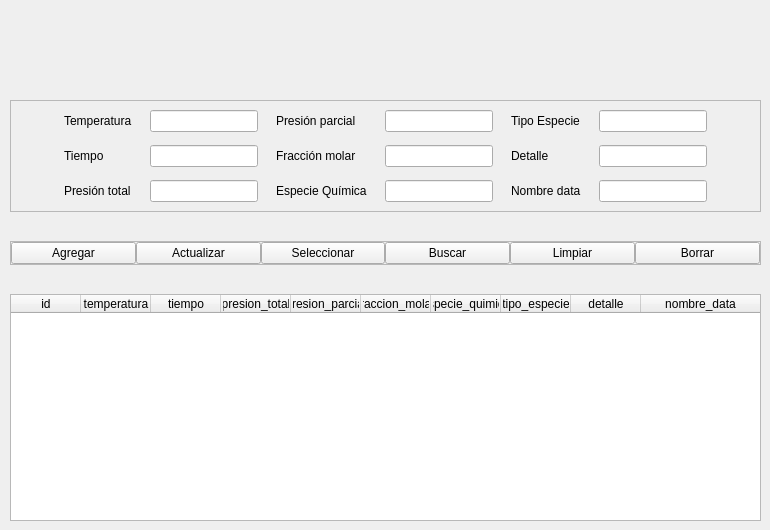
            <widget class="QWidget" name="tab_2">
             <attribute name="title">
              <string>Condiciones Iniciales</string>
             </attribute>
             <widget class="QWidget" name="layoutWidget_2">
              <property name="geometry">
               <rect>
                <x>10</x>
                <y>60</y>
                <width>751</width>
                <height>461</height>
               </rect>
              </property>
              <layout class="QVBoxLayout" name="verticalLayout_9">
               <item>
                <layout class="QVBoxLayout" name="verticalLayout_10">
                 <item>
                  <spacer name="verticalSpacer_10">
                   <property name="orientation">
                    <enum>Qt::Vertical</enum>
                   </property>
                   <property name="sizeHint" stdset="0">
                    <size>
                     <width>20</width>
                     <height>40</height>
                    </size>
                   </property>
                  </spacer>
                 </item>
                 <item>
                  <widget class="QFrame" name="datos_frame_2">
                   <property name="frameShape">
                    <enum>QFrame::StyledPanel</enum>
                   </property>
                   <property name="frameShadow">
                    <enum>QFrame::Raised</enum>
                   </property>
                   <layout class="QHBoxLayout" name="horizontalLayout_17">
                    <item>
                     <spacer name="horizontalSpacer_18">
                      <property name="orientation">
                       <enum>Qt::Horizontal</enum>
                      </property>
                      <property name="sizeHint" stdset="0">
                       <size>
                        <width>40</width>
                        <height>20</height>
                       </size>
                      </property>
                     </spacer>
                    </item>
                    <item>
                     <layout class="QHBoxLayout" name="horizontalLayout_18">
                      <property name="spacing">
                       <number>0</number>
                      </property>
                      <item>
                       <layout class="QVBoxLayout" name="verticalLayout_14">
                        <property name="spacing">
                         <number>0</number>
                        </property>
                        <item>
                         <layout class="QHBoxLayout" name="horizontalLayout_19">
                          <property name="spacing">
                           <number>0</number>
                          </property>
                          <item>
                           <widget class="QLabel" name="label_12">
                            <property name="text">
                             <string>Temperatura</string>
                            </property>
                           </widget>
                          </item>
                          <item>
                           <spacer name="horizontalSpacer_19">
                            <property name="orientation">
                             <enum>Qt::Horizontal</enum>
                            </property>
                            <property name="sizeHint" stdset="0">
                             <size>
                              <width>18</width>
                              <height>20</height>
                             </size>
                            </property>
                           </spacer>
                          </item>
                          <item>
                           <widget class="QLineEdit" name="temperatura_ci_edit"/>
                          </item>
                         </layout>
                        </item>
                        <item>
                         <spacer name="verticalSpacer_11">
                          <property name="orientation">
                           <enum>Qt::Vertical</enum>
                          </property>
                          <property name="sizeHint" stdset="0">
                           <size>
                            <width>20</width>
                            <height>13</height>
                           </size>
                          </property>
                         </spacer>
                        </item>
                        <item>
                         <layout class="QHBoxLayout" name="horizontalLayout_20">
                          <property name="spacing">
                           <number>0</number>
                          </property>
                          <item>
                           <widget class="QLabel" name="label_11">
                            <property name="text">
                             <string>Tiempo</string>
                            </property>
                           </widget>
                          </item>
                          <item>
                           <spacer name="horizontalSpacer_20">
                            <property name="orientation">
                             <enum>Qt::Horizontal</enum>
                            </property>
                            <property name="sizeHint" stdset="0">
                             <size>
                              <width>18</width>
                              <height>20</height>
                             </size>
                            </property>
                           </spacer>
                          </item>
                          <item>
                           <widget class="QLineEdit" name="tiempo_ci_edit"/>
                          </item>
                         </layout>
                        </item>
                        <item>
                         <spacer name="verticalSpacer_12">
                          <property name="orientation">
                           <enum>Qt::Vertical</enum>
                          </property>
                          <property name="sizeHint" stdset="0">
                           <size>
                            <width>20</width>
                            <height>13</height>
                           </size>
                          </property>
                         </spacer>
                        </item>
                        <item>
                         <layout class="QHBoxLayout" name="horizontalLayout_21">
                          <property name="spacing">
                           <number>0</number>
                          </property>
                          <item>
                           <widget class="QLabel" name="label_14">
                            <property name="text">
                             <string>Presión total</string>
                            </property>
                           </widget>
                          </item>
                          <item>
                           <spacer name="horizontalSpacer_30">
                            <property name="orientation">
                             <enum>Qt::Horizontal</enum>
                            </property>
                            <property name="sizeHint" stdset="0">
                             <size>
                              <width>18</width>
                              <height>20</height>
                             </size>
                            </property>
                           </spacer>
                          </item>
                          <item>
                           <widget class="QLineEdit" name="presion_total_ci_edit"/>
                          </item>
                         </layout>
                        </item>
                       </layout>
                      </item>
                      <item>
                       <spacer name="horizontalSpacer_31">
                        <property name="orientation">
                         <enum>Qt::Horizontal</enum>
                        </property>
                        <property name="sizeHint" stdset="0">
                         <size>
                          <width>18</width>
                          <height>20</height>
                         </size>
                        </property>
                       </spacer>
                      </item>
                      <item>
                       <layout class="QVBoxLayout" name="verticalLayout_15">
                        <property name="spacing">
                         <number>0</number>
                        </property>
                        <item>
                         <layout class="QHBoxLayout" name="horizontalLayout_30">
                          <property name="spacing">
                           <number>0</number>
                          </property>
                          <item>
                           <widget class="QLabel" name="label_15">
                            <property name="text">
                             <string>Presión parcial</string>
                            </property>
                           </widget>
                          </item>
                          <item>
                           <spacer name="horizontalSpacer_32">
                            <property name="orientation">
                             <enum>Qt::Horizontal</enum>
                            </property>
                            <property name="sizeHint" stdset="0">
                             <size>
                              <width>18</width>
                              <height>20</height>
                             </size>
                            </property>
                           </spacer>
                          </item>
                          <item>
                           <widget class="QLineEdit" name="presion_parcial_ci_edit"/>
                          </item>
                         </layout>
                        </item>
                        <item>
                         <spacer name="verticalSpacer_13">
                          <property name="orientation">
                           <enum>Qt::Vertical</enum>
                          </property>
                          <property name="sizeHint" stdset="0">
                           <size>
                            <width>20</width>
                            <height>13</height>
                           </size>
                          </property>
                         </spacer>
                        </item>
                        <item>
                         <layout class="QHBoxLayout" name="horizontalLayout_31">
                          <property name="spacing">
                           <number>0</number>
                          </property>
                          <item>
                           <widget class="QLabel" name="label_16">
                            <property name="text">
                             <string>Fracción molar</string>
                            </property>
                           </widget>
                          </item>
                          <item>
                           <spacer name="horizontalSpacer_33">
                            <property name="orientation">
                             <enum>Qt::Horizontal</enum>
                            </property>
                            <property name="sizeHint" stdset="0">
                             <size>
                              <width>18</width>
                              <height>20</height>
                             </size>
                            </property>
                           </spacer>
                          </item>
                          <item>
                           <widget class="QLineEdit" name="fraccion_molar_ci_edit"/>
                          </item>
                         </layout>
                        </item>
                        <item>
                         <spacer name="verticalSpacer_17">
                          <property name="orientation">
                           <enum>Qt::Vertical</enum>
                          </property>
                          <property name="sizeHint" stdset="0">
                           <size>
                            <width>20</width>
                            <height>13</height>
                           </size>
                          </property>
                         </spacer>
                        </item>
                        <item>
                         <layout class="QHBoxLayout" name="horizontalLayout_32">
                          <property name="spacing">
                           <number>0</number>
                          </property>
                          <item>
                           <widget class="QLabel" name="label_19">
                            <property name="text">
                             <string>Especie Química</string>
                            </property>
                           </widget>
                          </item>
                          <item>
                           <spacer name="horizontalSpacer_34">
                            <property name="orientation">
                             <enum>Qt::Horizontal</enum>
                            </property>
                            <property name="sizeHint" stdset="0">
                             <size>
                              <width>18</width>
                              <height>20</height>
                             </size>
                            </property>
                           </spacer>
                          </item>
                          <item>
                           <widget class="QLineEdit" name="especie_quimica_ci_edit"/>
                          </item>
                         </layout>
                        </item>
                       </layout>
                      </item>
                      <item>
                       <spacer name="horizontalSpacer_35">
                        <property name="orientation">
                         <enum>Qt::Horizontal</enum>
                        </property>
                        <property name="sizeHint" stdset="0">
                         <size>
                          <width>18</width>
                          <height>20</height>
                         </size>
                        </property>
                       </spacer>
                      </item>
                      <item>
                       <layout class="QVBoxLayout" name="verticalLayout_16">
                        <property name="spacing">
                         <number>0</number>
                        </property>
                        <item>
                         <layout class="QHBoxLayout" name="horizontalLayout_33">
                          <property name="spacing">
                           <number>0</number>
                          </property>
                          <item>
                           <widget class="QLabel" name="label_18">
                            <property name="text">
                             <string>Tipo Especie</string>
                            </property>
                           </widget>
                          </item>
                          <item>
                           <spacer name="horizontalSpacer_36">
                            <property name="orientation">
                             <enum>Qt::Horizontal</enum>
                            </property>
                            <property name="sizeHint" stdset="0">
                             <size>
                              <width>18</width>
                              <height>20</height>
                             </size>
                            </property>
                           </spacer>
                          </item>
                          <item>
                           <widget class="QLineEdit" name="tipo_especie_ci_edit"/>
                          </item>
                         </layout>
                        </item>
                        <item>
                         <spacer name="verticalSpacer_18">
                          <property name="orientation">
                           <enum>Qt::Vertical</enum>
                          </property>
                          <property name="sizeHint" stdset="0">
                           <size>
                            <width>20</width>
                            <height>13</height>
                           </size>
                          </property>
                         </spacer>
                        </item>
                        <item>
                         <layout class="QHBoxLayout" name="horizontalLayout_34">
                          <property name="spacing">
                           <number>0</number>
                          </property>
                          <item>
                           <widget class="QLabel" name="label_13">
                            <property name="text">
                             <string>Detalle</string>
                            </property>
                           </widget>
                          </item>
                          <item>
                           <spacer name="horizontalSpacer_37">
                            <property name="orientation">
                             <enum>Qt::Horizontal</enum>
                            </property>
                            <property name="sizeHint" stdset="0">
                             <size>
                              <width>18</width>
                              <height>20</height>
                             </size>
                            </property>
                           </spacer>
                          </item>
                          <item>
                           <widget class="QLineEdit" name="detalle_ci_edit"/>
                          </item>
                         </layout>
                        </item>
                        <item>
                         <spacer name="verticalSpacer_19">
                          <property name="orientation">
                           <enum>Qt::Vertical</enum>
                          </property>
                          <property name="sizeHint" stdset="0">
                           <size>
                            <width>20</width>
                            <height>13</height>
                           </size>
                          </property>
                         </spacer>
                        </item>
                        <item>
                         <layout class="QHBoxLayout" name="horizontalLayout_35">
                          <property name="spacing">
                           <number>0</number>
                          </property>
                          <item>
                           <widget class="QLabel" name="label_17">
                            <property name="text">
                             <string>Nombre data</string>
                            </property>
                           </widget>
                          </item>
                          <item>
                           <spacer name="horizontalSpacer_38">
                            <property name="orientation">
                             <enum>Qt::Horizontal</enum>
                            </property>
                            <property name="sizeHint" stdset="0">
                             <size>
                              <width>18</width>
                              <height>20</height>
                             </size>
                            </property>
                           </spacer>
                          </item>
                          <item>
                           <widget class="QLineEdit" name="nombre_data_ci_edit"/>
                          </item>
                         </layout>
                        </item>
                       </layout>
                      </item>
                     </layout>
                    </item>
                    <item>
                     <spacer name="horizontalSpacer_39">
                      <property name="orientation">
                       <enum>Qt::Horizontal</enum>
                      </property>
                      <property name="sizeHint" stdset="0">
                       <size>
                        <width>40</width>
                        <height>20</height>
                       </size>
                      </property>
                     </spacer>
                    </item>
                   </layout>
                  </widget>
                 </item>
                 <item>
                  <spacer name="verticalSpacer_20">
                   <property name="orientation">
                    <enum>Qt::Vertical</enum>
                   </property>
                   <property name="sizeHint" stdset="0">
                    <size>
                     <width>20</width>
                     <height>18</height>
                    </size>
                   </property>
                  </spacer>
                 </item>
                 <item>
                  <widget class="QFrame" name="funciones_frame_ci">
                   <property name="frameShape">
                    <enum>QFrame::StyledPanel</enum>
                   </property>
                   <property name="frameShadow">
                    <enum>QFrame::Raised</enum>
                   </property>
                   <layout class="QHBoxLayout" name="horizontalLayout_36">
                    <property name="spacing">
                     <number>0</number>
                    </property>
                    <property name="leftMargin">
                     <number>0</number>
                    </property>
                    <property name="topMargin">
                     <number>0</number>
                    </property>
                    <property name="rightMargin">
                     <number>0</number>
                    </property>
                    <property name="bottomMargin">
                     <number>0</number>
                    </property>
                    <item>
                     <widget class="QPushButton" name="agregar_ci_btn">
                      <property name="text">
                       <string>Agregar</string>
                      </property>
                     </widget>
                    </item>
                    <item>
                     <widget class="QPushButton" name="actualizar_ci_btn">
                      <property name="text">
                       <string>Actualizar</string>
                      </property>
                     </widget>
                    </item>
                    <item>
                     <widget class="QPushButton" name="seleccionar_ci_btn">
                      <property name="text">
                       <string>Seleccionar</string>
                      </property>
                     </widget>
                    </item>
                    <item>
                     <widget class="QPushButton" name="buscar_ci_btn">
                      <property name="text">
                       <string>Buscar</string>
                      </property>
                     </widget>
                    </item>
                    <item>
                     <widget class="QPushButton" name="limpiar_ci_btn">
                      <property name="text">
                       <string>Limpiar</string>
                      </property>
                     </widget>
                    </item>
                    <item>
                     <widget class="QPushButton" name="borrar_ci_btn">
                      <property name="text">
                       <string>Borrar</string>
                      </property>
                     </widget>
                    </item>
                   </layout>
                  </widget>
                 </item>
                 <item>
                  <spacer name="verticalSpacer_21">
                   <property name="orientation">
                    <enum>Qt::Vertical</enum>
                   </property>
                   <property name="sizeHint" stdset="0">
                    <size>
                     <width>20</width>
                     <height>18</height>
                    </size>
                   </property>
                  </spacer>
                 </item>
                </layout>
               </item>
               <item>
                <layout class="QVBoxLayout" name="verticalLayout_17">
                 <property name="spacing">
                  <number>0</number>
                 </property>
                 <item>
                  <widget class="QTableWidget" name="condiciones_iniciales_tabla">
                   <property name="focusPolicy">
                    <enum>Qt::NoFocus</enum>
                   </property>
                   <property name="showGrid">
                    <bool>false</bool>
                   </property>
                   <attribute name="horizontalHeaderMinimumSectionSize">
                    <number>50</number>
                   </attribute>
                   <attribute name="horizontalHeaderDefaultSectionSize">
                    <number>70</number>
                   </attribute>
                   <attribute name="horizontalHeaderStretchLastSection">
                    <bool>true</bool>
                   </attribute>
                   <attribute name="verticalHeaderVisible">
                    <bool>false</bool>
                   </attribute>
                   <column>
                    <property name="text">
                     <string>id</string>
                    </property>
                   </column>
                   <column>
                    <property name="text">
                     <string>temperatura</string>
                    </property>
                   </column>
                   <column>
                    <property name="text">
                     <string>tiempo</string>
                    </property>
                   </column>
                   <column>
                    <property name="text">
                     <string>presion_total</string>
                    </property>
                   </column>
                   <column>
                    <property name="text">
                     <string>presion_parcial</string>
                    </property>
                   </column>
                   <column>
                    <property name="text">
                     <string>fraccion_molar</string>
                    </property>
                   </column>
                   <column>
                    <property name="text">
                     <string>especie_quimica</string>
                    </property>
                   </column>
                   <column>
                    <property name="text">
                     <string>tipo_especie</string>
                    </property>
                   </column>
                   <column>
                    <property name="text">
                     <string>detalle</string>
                    </property>
                   </column>
                   <column>
                    <property name="text">
                     <string>nombre_data</string>
                    </property>
                   </column>
                  </widget>
                 </item>
                </layout>
               </item>
              </layout>
             </widget>
            </widget>
